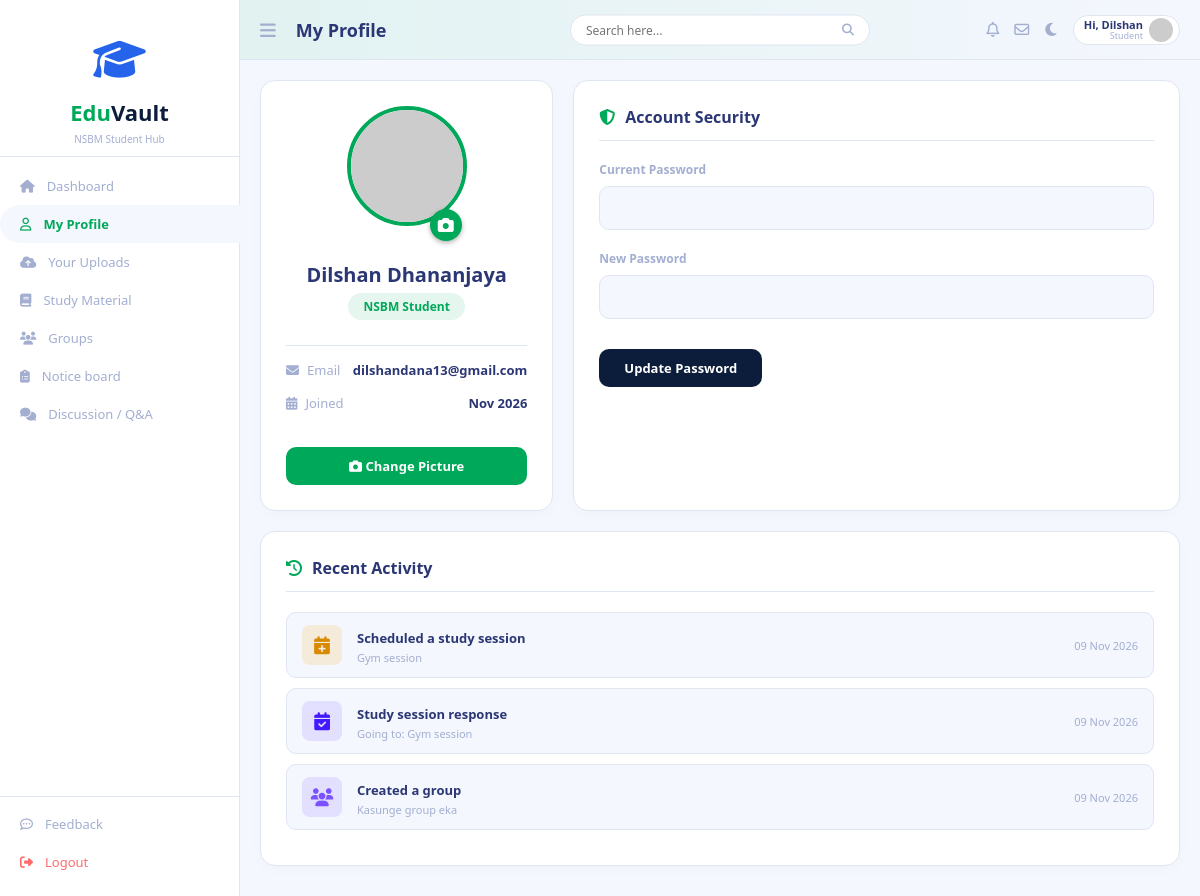
Page /profile.php (signed in) on the committed database.
### tables this page shows
CREATE TABLE `users` (
  `id` int(11) NOT NULL,
  `name` varchar(100) NOT NULL,
  `email` varchar(150) NOT NULL,
  `password` varchar(255) NOT NULL,
  `role` varchar(20) NOT NULL DEFAULT 'student',
  `created_at` datetime DEFAULT current_timestamp(),
  `login_attempts` int(11) NOT NULL DEFAULT 0,
  `lockout_time` datetime DEFAULT NULL,
  `profile_picture` varchar(255) DEFAULT NULL
);

### bootstrap_2.php (called while the page is built, shortened)
<?php
function db(): PDO
{
    static $pdo = null;
    if ($pdo === null) {
        $dsn = sprintf('mysql:host=%s;dbname=%s;charset=%s;port=3306', DB_HOST, DB_NAME, DB_CHARSET);
        try {
            $pdo = new PDO($dsn, DB_USER, DB_PASS, [
                PDO::ATTR_ERRMODE            => PDO::ERRMODE_EXCEPTION,
                PDO::ATTR_DEFAULT_FETCH_MODE => PDO::FETCH_ASSOC,
                PDO::ATTR_EMULATE_PREPARES   => false,
            ]);
        } catch (PDOException $e) {
            error_log('EduVault DB connection failed: ' . $e->getMessage());
            http_response_code(500);
            exit('Service temporarily unavailable.');
        }
    }
    return $pdo;
}
function h($value): string
{
    return htmlspecialchars((string) $value, ENT_QUOTES, 'UTF-8');
}
function first_name(?string $fullName): string
{
    $parts = preg_split('/\s+/', trim((string) $fullName), -1, PREG_SPLIT_NO_EMPTY);
    return $parts[0] ?? '';
}
function current_user(): ?array
{
    $id = $_SESSION['user_id'] ?? null;
       $stmt = db()->prepare(
        'SELECT id, name AS full_name, email, role, created_at, profile_picture
         FROM users WHERE id = ? LIMIT 1'
    );
    $stmt->execute([(int) $id]);
    $user = $stmt->fetch();
    return $user ?: null;
}
?>

### materials_store.php (called while the page is built, shortened)
<?php
function mat_owner_key(array $user): string {
    foreach (['id', 'user_id', 'student_id', 'email', 'username', 'full_name'] as $k) {
        if (!empty($user[$k])) return (string)$user[$k];
    }
    return '';
}
function mat_load(): array {
    if (!is_file(EV_MAT_DB)) return [];
    $d = json_decode((string)@file_get_contents(EV_MAT_DB), true);
    return is_array($d) ? $d : [];
}

### profile.php (the view, shortened to what this page needs)
<?php
require_once 'bootstrap_2.php';
require_once 'db.php';
require_once 'materials_store.php';
$user         = current_user();
$ownerKey     = ($user && function_exists('mat_owner_key')) ? mat_owner_key($user) : '';
function profile_rows(mysqli $conn, string $sql, array $ints): array
{
    $stmt = $conn->prepare($sql);
    $bind = [str_repeat('i', count($ints))];
    foreach ($ints as $k => $v) {
        $bind[] = &$ints[$k];
    }
    call_user_func_array([$stmt, 'bind_param'], $bind);
    if (!$stmt->execute()) {
        return [];
    }
    $res = $stmt->get_result();
    return $res ? $res->fetch_all(MYSQLI_ASSOC) : [];
}
function profile_time_ago(int $ts): string
{
    $diff = time() - $ts;
    return date('d M Y', $ts);
}
function profile_recent_activity(mysqli $conn, ?array $user, string $ownerKey): array
{
    $uid   = (int) $user['id'];
    $items = [];
    foreach (profile_rows($conn,
        'SELECT name, created_at FROM groups WHERE ownerId = ? ORDER BY created_at DESC LIMIT 5',
        [$uid]) as $r) {
        $items[] = ['icon' => 'fa-users', 'color' => 'purple', 'title' => 'Created a group',
                    'sub' => (string) $r['name'], 'ts' => (int) strtotime((string) $r['created_at'])];
    }
    foreach (profile_rows($conn,
        'SELECT g.name, gm.joined_at
         FROM group_members gm
         INNER JOIN groups g ON g.id = gm.groupId
         WHERE gm.userId = ? AND g.ownerId <> ?
         ORDER BY gm.joined_at DESC LIMIT 5',
        [$uid, $uid]) as $r) {
        $items[] = ['icon' => 'fa-user-plus', 'color' => 'blue', 'title' => 'Joined a group',
                    'sub' => (string) $r['name'], 'ts' => (int) strtotime((string) $r['joined_at'])];
    }
    foreach (profile_rows($conn,
        'SELECT title, created_at FROM study_sessions WHERE createdBy = ? ORDER BY created_at DESC LIMIT 5',
        [$uid]) as $r) {
        $items[] = ['icon' => 'fa-calendar-plus', 'color' => 'amber', 'title' => 'Scheduled a study session',
                    'sub' => (string) $r['title'], 'ts' => (int) strtotime((string) $r['created_at'])];
    }
    $rsvpLabel = ['going' => 'Going to', 'maybe' => 'Maybe going to', 'no' => "Can't go to"];
    foreach (profile_rows($conn,
        'SELECT s.title, r.status, r.created_at
         FROM session_rsvps r
         INNER JOIN study_sessions s ON s.id = r.sessionId
         WHERE r.userId = ?
         ORDER BY r.created_at DESC LIMIT 5',
        [$uid]) as $r) {
        $label = $rsvpLabel[$r['status']] ?? 'Responded to';
        $items[] = ['icon' => 'fa-calendar-check', 'color' => 'blue', 'title' => 'Study session response',
                    'sub' => $label . ': ' . $r['title'], 'ts' => (int) strtotime((string) $r['created_at'])];
    }
    usort($items, fn($a, $b) => $b['ts'] <=> $a['ts']);
    return array_slice($items, 0, 6);
}
$isLoggedIn  = isset($user) && !empty($user);
$rawName     = $isLoggedIn ? trim((string) ($user['full_name'] ?? '')) : '';
$firstName   = $isLoggedIn ? htmlspecialchars(first_name($rawName), ENT_QUOTES, 'UTF-8') : 'Guest';
$firstLetter = $rawName !== '' ? strtoupper(substr($rawName, 0, 1)) : ($isLoggedIn ? 'S' : 'G');
$defaultAvatar = 'https://ui-avatars.com/api/?name=' . urlencode($firstLetter)
               . '&background=00a859&color=fff&size=128&font-size=0.5&bold=true';
$picPath    = (string) ($user['profile_picture'] ?? '');
$profilePic = ($picPath !== '' && is_file(__DIR__ . '/' . $picPath))
    ? htmlspecialchars($picPath, ENT_QUOTES, 'UTF-8') . '?v=' . filemtime(__DIR__ . '/' . $picPath)
    : $defaultAvatar;
$recentActivity = profile_recent_activity($conn, $user, $ownerKey);
?>
<!DOCTYPE html>
<html lang="en" data-theme="light">
<head>
    <link rel="stylesheet" href="https://cdnjs.cloudflare.com/ajax/libs/font-awesome/6.4.0/css/all.min.css">
    <link rel="stylesheet" href="profile.css">
    <link rel="stylesheet" href="mediaqueries.css">
</head>
<body data-theme="light">
    <aside class="sidebar">
        <div class="logo-area">
            <div style="font-size: 42px; color: #2563eb; margin: 15px auto 10px; text-align: center;">
                <i class="fa-solid fa-graduation-cap"></i>
            </div>
            <h2><span class="edu-text">Edu</span><span class="vault-text">Vault</span></h2>
            <p style="font-size: 10px; color: var(--text-muted);">NSBM Student Hub</p>
        </div>
        <ul class="nav-menu">
            <li onclick="window.location.href='index.php'"><i class="fas fa-home"></i> Dashboard</li>
            <li class="active" onclick="window.location.href='profile.php'"><i class="far fa-user"></i> My Profile</li>
            <li onclick="window.location.href='youruploads.php'"><i class="fas fa-cloud-upload-alt"></i> Your Uploads</li>
            <li onclick="window.location.href='study-material.php'"><i class="fas fa-book"></i> Study Material</li>
            <li onclick="window.location.href='groups.php'"><i class="fas fa-users"></i> Groups</li>
            <li onclick="window.location.href='notice-board_forst.php'"><i class="fas fa-clipboard-list"></i> Notice board</li>
            <li onclick="window.location.href='discussion-qa.php'"><i class="fas fa-comments"></i> Discussion / Q&amp;A</li>
        </ul>
        <ul class="bottom-menu">
            <li onclick="window.location.href='feedback.php'"><i class="far fa-comment-dots"></i> Feedback</li>
            <li id="logout-btn" onclick="window.location.href='<?= $isLoggedIn ? 'logout.php' : 'login.php' ?>'">
                <i class="fas fa-sign-out-alt"></i> <?= $isLoggedIn ? 'Logout' : 'Login' ?>
            </li>
        </ul>
    </aside>
    <main class="main-content">
        <header class="topbar">
            <h2>
                <i class="fas fa-bars" id="menu-toggle" style="margin-right: 10px; color: var(--text-muted); cursor: pointer;"></i>
                My Profile
            </h2>
            <div class="search-bar">
                <input type="text" placeholder="Search here...">
                <i class="fas fa-search" style="color: var(--text-muted); font-size: 12px;"></i>
            </div>
            <div class="top-icons">
                <div class="icon-badge" onclick="window.location.href='notice-board_forst.php'" title="Notifications">
                    <i class="far fa-bell"></i>
                </div>
                <div class="icon-badge" onclick="window.location.href='groups.php'" title="Messages">
                    <i class="far fa-envelope"></i>
                </div>
                <button id="theme-toggle" class="icon-badge theme-btn" title="Toggle Dark/Light Mode">
                    <i class="fa-solid fa-moon"></i>
                </button>
                <div class="profile-short" onclick="window.location.href='profile.php'" title="My Profile">
                    <div class="profile-text">
                        <strong>Hi, <?= $firstName ?></strong>
                        <?php if ($isLoggedIn): ?>
                            <span>Student</span>
                        <?php endif; ?>
                    </div>
                    <img src="<?= $profilePic ?>" alt="User" onerror="this.onerror=null;this.src='<?= $defaultAvatar ?>'">
                </div>
            </div>
        </header>
        <div class="dashboard-grid">
            <div class="card profile-main">
                <div class="profile-pic-wrapper" style="position: relative; display: inline-block; cursor: pointer; margin-bottom: 15px;"
                     title="Click to change profile picture" onclick="document.getElementById('profile_picture_input').click();">
                    <img src="<?= $profilePic ?>" alt="Profile Picture"
                         onerror="this.onerror=null;this.src='<?= $defaultAvatar ?>'"
                         style="width: 120px; height: 120px; border-radius: 50%; object-fit: cover; border: 4px solid var(--nsbm-green);">
                    <div class="camera-icon" style="position: absolute; bottom: 5px; right: 5px; background: var(--nsbm-green); color: white; border-radius: 50%; width: 32px; height: 32px; display: flex; align-items: center; justify-content: center; box-shadow: 0 2px 5px rgba(0,0,0,0.3);">
                        <i class="fas fa-camera"></i>
                    </div>
                </div>
                <h3><?= h($user['full_name'] ?? 'Guest') ?></h3>
                <span class="status-badge">NSBM Student</span>
                <div class="profile-info-list">
                    <div class="info-item">
                        <span><i class="fas fa-envelope"></i> Email</span>
                        <strong><?= h($user['email'] ?? '-') ?></strong>
                    </div>
                    <div class="info-item">
                        <span><i class="fas fa-calendar-alt"></i> Joined</span>
                        <strong><?= !empty($user['created_at']) ? date('M Y', strtotime($user['created_at'])) : '-' ?></strong>
                    </div>
                </div>
                <button class="btn-edit" type="button" onclick="document.getElementById('profile_picture_input').click();">
                    <i class="fas fa-camera"></i> Change Picture
                </button>
            </div>
            <div class="card profile-security">
                <h3 class="section-title"><i class="fas fa-shield-alt" style="color: var(--nsbm-green);"></i> Account Security</h3>
                <?php if (!$user): ?>
                    <p style="font-size: 13px; color: var(--text-muted);">Log in to change your password.</p>
                <?php else: ?>
                    <form action="profile.php" method="POST">
                        <div class="form-row">
                            <div class="form-group">
                                <label>Current Password</label>
                                <input type="password" name="current_password" required>
                            </div>
                            <div class="form-group">
                                <label>New Password</label>
                                <input type="password" name="new_password" required>
                            </div>
                        </div>
                        <button type="submit" class="btn-save">Update Password</button>
                    </form>
                <?php endif; ?>
            </div>
            <div class="card profile-activity">
                <h3 class="section-title"><i class="fas fa-history" style="color: var(--nsbm-green);"></i> Recent Activity</h3>
                <?php if (!$recentActivity): ?>
                    <div class="pa-empty">
                        <i class="far fa-clock"></i>
                        No activity yet. Upload a PDF, join a group or reply to a study session and it will show up here.
                    </div>
                <?php else: ?>
                    <?php foreach ($recentActivity as $act): ?>
                        <div class="activity-item">
                            <div class="activity-icon-wrapper">
                                <div class="activity-icon icon-<?= h($act['color']) ?>">
                                    <i class="fas <?= h($act['icon']) ?>"></i>
                                </div>
                                <div class="activity-text">
                                    <strong><?= h($act['title']) ?></strong>
                                    <span><?= h($act['sub']) ?></span>
                                </div>
                            </div>
                            <span class="activity-time"><?= h(profile_time_ago((int) $act['ts'])) ?></span>
                        </div>
                    <?php endforeach; ?>
                <?php endif; ?>
            </div>
        </div>
    </main>
<script src='site-search.js'></script></body>
</html>

### mediaqueries.css (style rules this page uses)
@media (min-width: 993px) { html, body { height: 100vh; overflow: hidden; } }
@media (min-width: 993px) { .main-content { height: 100vh !important; overflow-y: auto !important; overflow-x: hidden !important; } }
@media (min-width: 993px) { .topbar { position: sticky !important; top: 0; z-index: 500; flex-shrink: 0; margin-bottom: 0 !important; background-color: var(--primary-bg) !important; } }
@media (min-width: 993px) { body .topbar > .search-bar { position: absolute !important; left: 50% !important; top: 50% !important; transform: translate(-50%, -50%) !important; width: 300px !important; margin: 0 !important; } }
@media (min-width: 993px) { .main-content > :not(.topbar) { flex-shrink: 0; } }

### rows in the picture
users: name "Dilshan", name "Dilshan Dhananjaya", email "dilshandana13@gmail.com", created_at "Nov 2026"

### other values in the picture
$act['title'] "Scheduled a study session"
$act['sub'] "Gym session"
profile_time_ago((int) $act['ts']) "09 Nov 2026"
$act['title'] "Study session response"
$act['sub'] "Going to: Gym session"
$act['title'] "Created a group"
$act['sub'] "Kasunge group eka"
